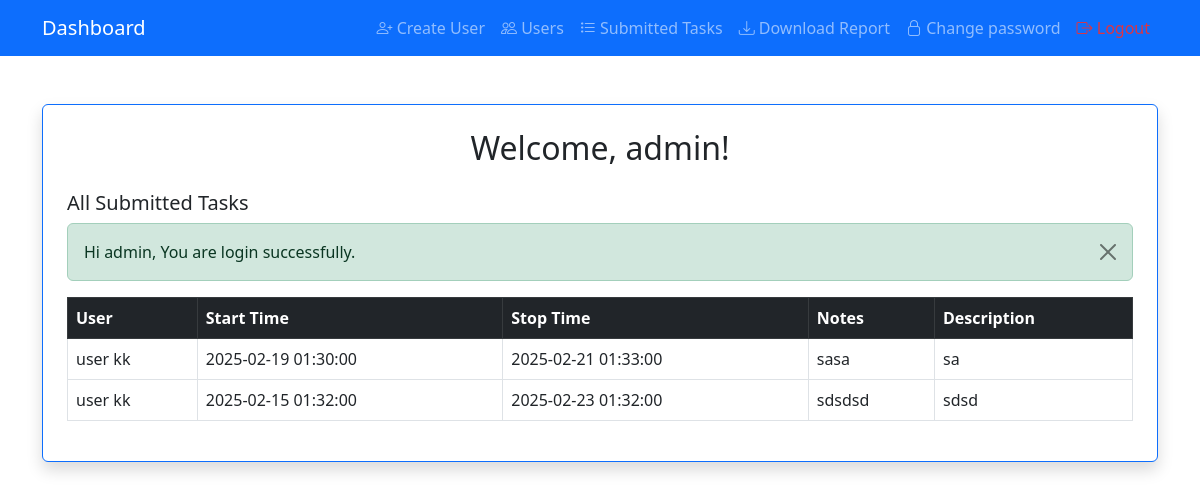
/index.php?route=dashboard (signed in), run on the app's committed database.
### tables this page shows
CREATE TABLE `tasks` (
  `id` int NOT NULL,
  `user_id` int NOT NULL,
  `start_time` datetime NOT NULL,
  `stop_time` datetime NOT NULL,
  `notes` text NOT NULL,
  `description` text NOT NULL,
  `created_at` timestamp NULL DEFAULT CURRENT_TIMESTAMP,
  `status` tinyint(1) NOT NULL DEFAULT '0' COMMENT '0=not submit,1= submit',
  `updated_at` timestamp NOT NULL DEFAULT CURRENT_TIMESTAMP
);

CREATE TABLE `users` (
  `id` int NOT NULL,
  `first_name` varchar(100) NOT NULL,
  `last_name` varchar(100) NOT NULL,
  `email` varchar(100) NOT NULL,
  `phone` varchar(20) NOT NULL,
  `password` varchar(255) NOT NULL,
  `role_id` int NOT NULL,
  `last_login` timestamp NULL DEFAULT NULL,
  `last_password_change` timestamp NULL DEFAULT NULL,
  `created_at` timestamp NOT NULL DEFAULT CURRENT_TIMESTAMP,
  `updated_at` timestamp NOT NULL DEFAULT CURRENT_TIMESTAMP
);

### index.php (called while the page is built)
<?php
require_once __DIR__ . '/helper/helper.php';
route_run($_REQUEST['route']??'login');
?>

### controller/dashboard.php (called while the page is built, shortened)
<?php
require_once __DIR__ . '/../config/db.php';
$role_name = $_SESSION['user']['role_name'];
if ($role_name === "Admin") {
    $sql = "SELECT tasks.*, users.first_name, users.last_name
            FROM tasks
            JOIN users ON tasks.user_id = users.id
            WHERE tasks.status = 1
            ORDER BY tasks.start_time DESC";
    $tasks = $conn->query($sql);
}
?>

### view/admin_dashboard.php (the view, shortened to what this page needs)
<h5>All Submitted Tasks</h5>
<?php if ($tasks->num_rows > 0) { ?>
    <table class="table table-bordered">
        <thead class="table-dark">
            <tr>
                <th>User</th>
                <th>Start Time</th>
                <th>Stop Time</th>
                <th>Notes</th>
                <th>Description</th>
            </tr>
        </thead>
        <tbody>
            <?php while ($row = $tasks->fetch_assoc()) { ?>
                <tr>
                    <td><?= $row['first_name'] . ' ' . $row['last_name'] ?></td>
                    <td><?= $row['start_time'] ?></td>
                    <td><?= $row['stop_time'] ?></td>
                    <td><?= $row['notes'] ?></td>
                    <td><?= substr($row['description'], 0, 100) . (strlen($row['description']) > 100 ? '...' : '') ?></td>
                    </tr>
            <?php } ?>
        </tbody>
    </table>
<?php } else { ?>
    <p class="text-center text-muted border border-secondary p-2">No tasks found</p>
<?php } ?>

### data on the page
tasks: user.first_name "user", user.last_name "kk", start_time "2025-02-19 01:30:00", stop_time "2025-02-21 01:33:00", notes "sasa", description "sa"
tasks: user.first_name "user", user.last_name "kk", start_time "2025-02-15 01:32:00", stop_time "2025-02-23 01:32:00", notes "sdsdsd", description "sdsd"

### other printed values
$first_name "admin"
$_SESSION['flash_msg']['msg'] "Hi admin, You are login successfully."
